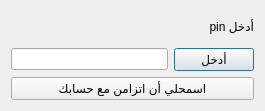
<?xml version="1.0" encoding="UTF-8"?>
<ui version="4.0">
 <class>account</class>
 <widget class="QDialog" name="account">
  <property name="geometry">
   <rect>
    <x>0</x>
    <y>0</y>
    <width>265</width>
    <height>111</height>
   </rect>
  </property>
  <property name="windowTitle">
   <string>account</string>
  </property>
  <layout class="QVBoxLayout" name="verticalLayout_2">
   <item>
    <layout class="QVBoxLayout" name="verticalLayout">
     <item>
      <widget class="QLabel" name="label">
       <property name="text">
        <string>أدخل pin</string>
       </property>
       <property name="textFormat">
        <enum>Qt::RichText</enum>
       </property>
      </widget>
     </item>
     <item>
      <layout class="QHBoxLayout" name="horizontalLayout">
       <item>
        <widget class="QLineEdit" name="lineEdit"/>
       </item>
       <item>
        <widget class="QPushButton" name="enterButton">
         <property name="text">
          <string>أدخل</string>
         </property>
        </widget>
       </item>
      </layout>
     </item>
    </layout>
   </item>
   <item>
    <widget class="QPushButton" name="SynchronizeButton">
     <property name="text">
      <string>اسمحلي أن اتزامن مع حسابك</string>
     </property>
    </widget>
   </item>
  </layout>
 </widget>
 <layoutdefault spacing="6" margin="11"/>
 <resources/>
 <connections/>
</ui>
